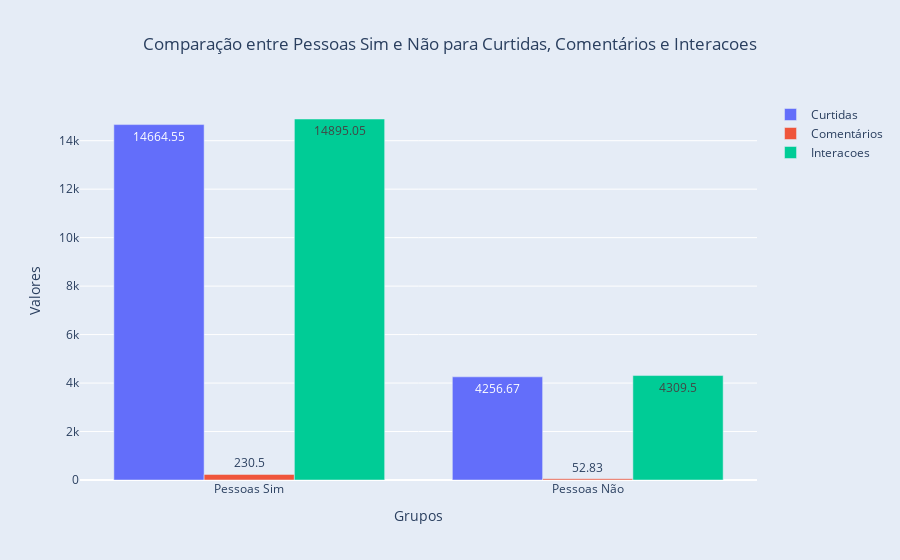
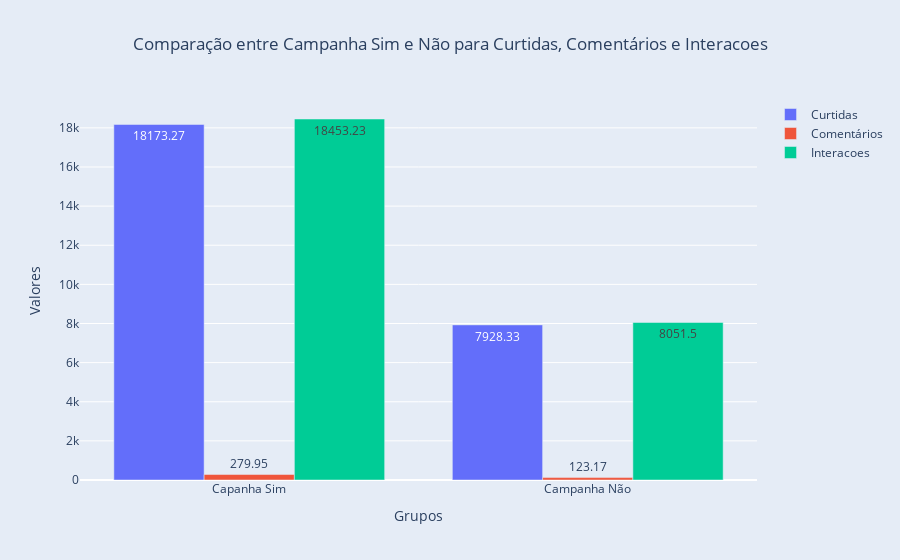
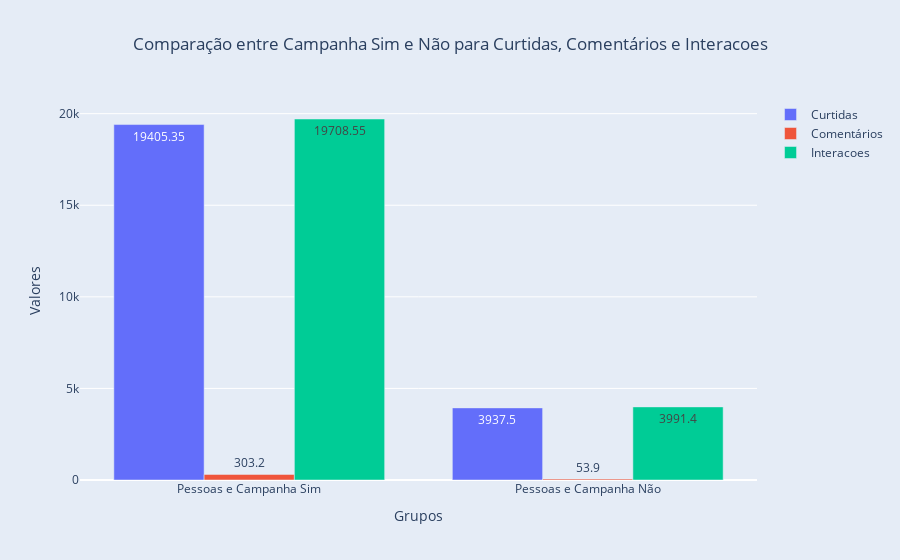

Write notebook code for charts like these, in order.
### Markdown cell above
- Podemos observar que no top 5 todas as postagens tinham pessoas e eram fotos de campanha
- Nas 5 piores postagens, não haviam pessoas e nem eram postagens de campanhas
<br><br>
- **Isso pode ser um indicador que pessoas e campanhas tem relação com as curtidas**

### Code cell
# Agrupando as informações por tipo e pessoas

df1 = df.groupby(["Tipo",'Pessoas'])["Comentários"].count()
df1_1 = df.groupby(["Tipo",'Pessoas'])["Comentários"].mean()

tipos = ['Foto', 'IGTV', 'Reels', 'Vídeo']
# Colunas para plotagem
colunas = ['Curtidas', 'Comentários', 'Interacoes']

pessoas_sim = df.loc[(df['Tipo'].isin(tipos)) & (df['Pessoas'] == 'S')]
pessoas_nao = df.loc[(df['Tipo'].isin(tipos)) & (df['Pessoas'] == 'N')]

display(df1)
display(df1_1)


# Criando figuras de subplots
fig = go.Figure()

# Plotando barras lado a lado
for coluna in colunas:
    fig.add_trace(go.Bar(
        x=['Pessoas Sim', 'Pessoas Não'],
        y=[pessoas_sim[coluna].mean(), pessoas_nao[coluna].mean()],
        text=[round(pessoas_sim[coluna].mean(), 2), round(pessoas_nao[coluna].mean(), 2)],
        textposition='auto',
        name=coluna,
    ))

# Atualizando layout do gráfico
fig.update_layout(
    barmode='group',
    xaxis_title='Grupos',
    yaxis_title='Valores',
    title='Comparação entre Pessoas Sim e Não para Curtidas, Comentários e Interacoes',
    title_x=0.5,  # Define a posição horizontal do título (0 a 1, sendo 0 à esquerda e 1 à direita)
    plot_bgcolor='#e5ecf6',  # Altere a cor de fundo para a cor desejada
    paper_bgcolor='#e5ecf6'  # Altera a cor de fundo do papel (background fora do gráfico)
)

fig.show()


# Agrupando as informações por tipo e pessoas
df2 = df.groupby(["Tipo",'Pessoas'])["Curtidas"].mean()
df2_1 = df.groupby(["Tipo",'Pessoas'])["Curtidas"].count()

tipos = ['Foto', 'IGTV', 'Reels', 'Vídeo']
# Colunas para plotagem
colunas = ['Curtidas', 'Comentários', 'Interacoes']

campanha_sim = df.loc[(df['Tipo'].isin(tipos)) & (df['Campanhas'] == 'S')]
campanha_nao = df.loc[(df['Tipo'].isin(tipos)) & (df['Campanhas'] == 'N')]

display(df2)
display(df2_1)

# Criando figuras de subplots
fig2 = go.Figure()

# Plotando barras lado a lado
for coluna in colunas:
    fig2.add_trace(go.Bar(
        x=['Capanha Sim', 'Campanha Não'],
        y=[campanha_sim[coluna].mean(), campanha_nao[coluna].mean()],
        text=[round(campanha_sim[coluna].mean(), 2), round(campanha_nao[coluna].mean(), 2)],
        textposition='auto',
        name=coluna
    ))

# Atualizando layout do gráfico
fig2.update_layout(
    barmode='group',
    xaxis_title='Grupos',
    yaxis_title='Valores',
    title='Comparação entre Campanha Sim e Não para Curtidas, Comentários e Interacoes',
    title_x=0.5,  # Define a posição horizontal do título (0 a 1, sendo 0 à esquerda e 1 à direita)
    plot_bgcolor='#e5ecf6' , # Altere a cor de fundo para a cor desejada
    paper_bgcolor='#e5ecf6'  # Altera a cor de fundo do papel (background fora do gráfico)
)

fig2.show()

# Agrupando as informações por tipo e pessoas
df3 = df.groupby(["Tipo",'Pessoas','Campanhas'])["Interacoes"].mean()
df3_1 = df.groupby(["Tipo",'Pessoas','Campanhas'])["Interacoes"].count()

display(df3)
display(df3_1)

pessoas_e_campanha_sim = df.loc[(df['Tipo'].isin(tipos)) & (df['Pessoas'] == 'S') & (df['Campanhas'] == 'S')]
pessoas_e_campanha_nao = df.loc[(df['Tipo'].isin(tipos)) & (df['Pessoas'] == 'N') & (df['Campanhas'] == 'N')]

# Criando figuras de subplots
fig3 = go.Figure()

# Plotando barras lado a lado
for coluna in colunas:
    fig3.add_trace(go.Bar(
        x=['Pessoas e Campanha Sim', 'Pessoas e Campanha Não'],
        y=[pessoas_e_campanha_sim[coluna].mean(),pessoas_e_campanha_nao[coluna].mean()],
        text=[round(pessoas_e_campanha_sim[coluna].mean(), 2), round(pessoas_e_campanha_nao[coluna].mean(), 2)],
        textposition='auto',
        name=coluna
    ))

# Atualizando layout do gráfico
fig3.update_layout(
    barmode='group',
    xaxis_title='Grupos',
    yaxis_title='Valores',
    title='Comparação entre Campanha Sim e Não para Curtidas, Comentários e Interacoes',
    title_x=0.5,  # Define a posição horizontal do título (0 a 1, sendo 0 à esquerda e 1 à direita)
    plot_bgcolor='#e5ecf6',  # Altere a cor de fundo para a cor desejada
    paper_bgcolor='#e5ecf6'  # Altera a cor de fundo do papel (background fora do gráfico)
)

fig3.show()

### Figure 1 — Plotly figure (JSON) as saved in the notebook; plotly's stock layout.template omitted (floating-point values rounded to 4 significant figures)
{"data": [{"name": "Curtidas", "text": ["14664.55", "4256.67"], "textposition": "auto", "type": "bar", "x": ["Pessoas Sim", "Pessoas Não"], "y": [14660.0, 4257.0]}, {"name": "Comentários", "text": ["230.5", "52.83"], "textposition": "auto", "type": "bar", "x": ["Pessoas Sim", "Pessoas Não"], "y": [230.5, 52.83]}, {"name": "Interacoes", "text": ["14895.05", "4309.5"], "textposition": "auto", "type": "bar", "x": ["Pessoas Sim", "Pessoas Não"], "y": [14900.0, 4310.0]}], "layout": {"barmode": "group", "paper_bgcolor": "#e5ecf6", "plot_bgcolor": "#e5ecf6", "title": {"text": "Comparação entre Pessoas Sim e Não para Curtidas, Comentários e Interacoes", "x": 0.5}, "xaxis": {"title": {"text": "Grupos"}}, "yaxis": {"title": {"text": "Valores"}}}}

### Figure 2 — Plotly figure (JSON) as saved in the notebook; plotly's stock layout.template omitted (floating-point values rounded to 4 significant figures)
{"data": [{"name": "Curtidas", "text": ["18173.27", "7928.33"], "textposition": "auto", "type": "bar", "x": ["Capanha Sim", "Campanha Não"], "y": [18170.0, 7928.0]}, {"name": "Comentários", "text": ["279.95", "123.17"], "textposition": "auto", "type": "bar", "x": ["Capanha Sim", "Campanha Não"], "y": [280.0, 123.2]}, {"name": "Interacoes", "text": ["18453.23", "8051.5"], "textposition": "auto", "type": "bar", "x": ["Capanha Sim", "Campanha Não"], "y": [18450.0, 8052.0]}], "layout": {"barmode": "group", "paper_bgcolor": "#e5ecf6", "plot_bgcolor": "#e5ecf6", "title": {"text": "Comparação entre Campanha Sim e Não para Curtidas, Comentários e Interacoes", "x": 0.5}, "xaxis": {"title": {"text": "Grupos"}}, "yaxis": {"title": {"text": "Valores"}}}}

### Figure 3 — Plotly figure (JSON) as saved in the notebook; plotly's stock layout.template omitted (floating-point values rounded to 4 significant figures)
{"data": [{"name": "Curtidas", "text": ["19405.35", "3937.5"], "textposition": "auto", "type": "bar", "x": ["Pessoas e Campanha Sim", "Pessoas e Campanha Não"], "y": [19410.0, 3938.0]}, {"name": "Comentários", "text": ["303.2", "53.9"], "textposition": "auto", "type": "bar", "x": ["Pessoas e Campanha Sim", "Pessoas e Campanha Não"], "y": [303.2, 53.9]}, {"name": "Interacoes", "text": ["19708.55", "3991.4"], "textposition": "auto", "type": "bar", "x": ["Pessoas e Campanha Sim", "Pessoas e Campanha Não"], "y": [19710.0, 3991.0]}], "layout": {"barmode": "group", "paper_bgcolor": "#e5ecf6", "plot_bgcolor": "#e5ecf6", "title": {"text": "Comparação entre Campanha Sim e Não para Curtidas, Comentários e Interacoes", "x": 0.5}, "xaxis": {"title": {"text": "Grupos"}}, "yaxis": {"title": {"text": "Valores"}}}}
